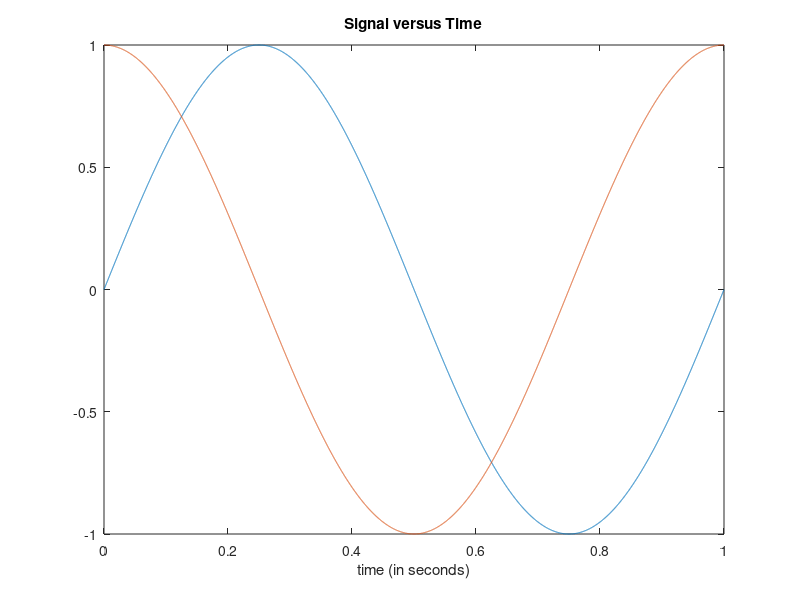
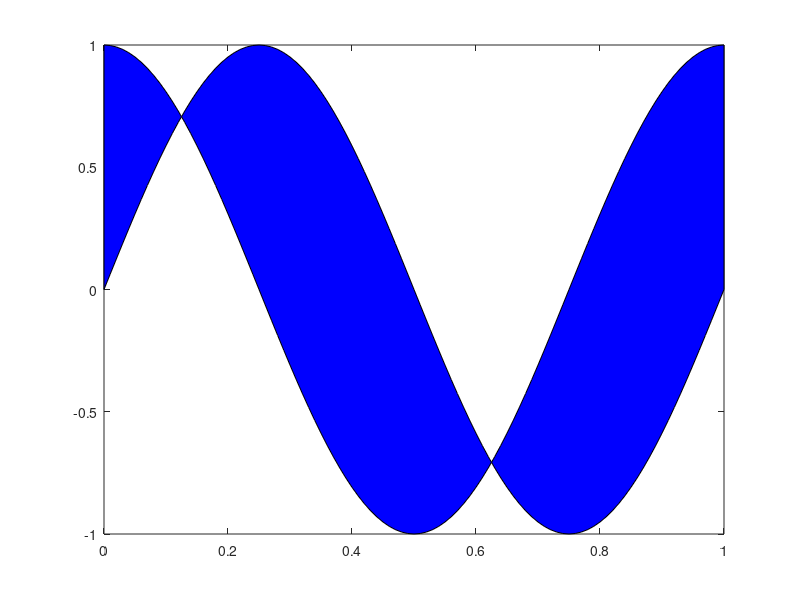

Write MATLAB code to recreate these figures, in order.
clear all
close all
clc

% Time specifications:
Fs = 8000;                   % samples per second
dt = 1/Fs;                   % seconds per sample
StopTime = 1;             % seconds
t = (0:dt:StopTime-dt)';     % seconds
% Sine wave:
Freq = 1;                     % hertz
z = sin(2*pi*Freq*t);
y = cos(2*pi*Freq*t);
% Plot the signal versus time:
figure;
plot(t,z);
hold on
plot(t,y)
xlabel('time (in seconds)');
title('Signal versus Time');

% fill(x,y,8000)

z=0:0.01:1;         %#initialize x array
a=sin(z*pi*2);      %#create first curve
b=cos(z*pi*2);      %#create second curve
X=[z,fliplr(z)];    %#create continuous x value array for plotting
Y=[a,fliplr(b)];    %#create y values for out and then back
figure
fill(X,Y,'b');      %#plot filled area